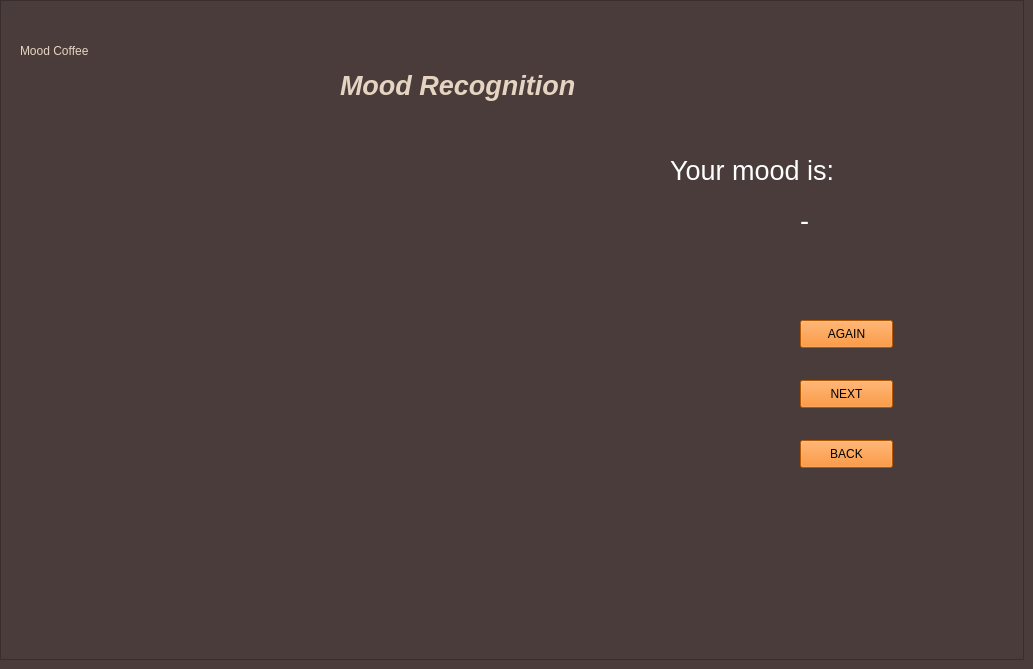
     <widget class="QWidget" name="tab2face_1">
      <property name="styleSheet">
       <string notr="true">background-color: #4A3C3B;
</string>
      </property>
      <attribute name="title">
       <string>Tab 2</string>
      </attribute>
      <widget class="QFrame" name="frame_3">
       <property name="geometry">
        <rect>
         <x>0</x>
         <y>0</y>
         <width>1024</width>
         <height>660</height>
        </rect>
       </property>
       <property name="styleSheet">
        <string notr="true">&lt;?xml version=&quot;1.0&quot; encoding=&quot;UTF-8&quot;?&gt;
&lt;ui version=&quot;4.0&quot;&gt;
 &lt;widget name=&quot;__qt_fake_top_level&quot;&gt;
  &lt;widget class=&quot;QFrame&quot; name=&quot;frame_3&quot;&gt;
   &lt;property name=&quot;geometry&quot;&gt;
    &lt;rect&gt;
     &lt;x&gt;0&lt;/x&gt;
     &lt;y&gt;0&lt;/y&gt;
     &lt;width&gt;1024&lt;/width&gt;
     &lt;height&gt;660&lt;/height&gt;
    &lt;/rect&gt;
   &lt;/property&gt;
   &lt;property name=&quot;frameShape&quot;&gt;
    &lt;enum&gt;QFrame::Shape::StyledPanel&lt;/enum&gt;
   &lt;/property&gt;
   &lt;property name=&quot;frameShadow&quot;&gt;
    &lt;enum&gt;QFrame::Shadow::Raised&lt;/enum&gt;
   &lt;/property&gt;
  &lt;/widget&gt;
 &lt;/widget&gt;
 &lt;resources/&gt;
&lt;/ui&gt;
</string>
       </property>
       <property name="frameShape">
        <enum>QFrame::Shape::StyledPanel</enum>
       </property>
       <property name="frameShadow">
        <enum>QFrame::Shadow::Raised</enum>
       </property>
       <widget class="QPushButton" name="pushButton_2">
        <property name="enabled">
         <bool>true</bool>
        </property>
        <property name="geometry">
         <rect>
          <x>800</x>
          <y>380</y>
          <width>93</width>
          <height>28</height>
         </rect>
        </property>
        <property name="palette">
         <palette>
          <active>
           <colorrole role="Button">
            <brush brushstyle="SolidPattern">
             <color alpha="255">
              <red>255</red>
              <green>120</green>
              <blue>0</blue>
             </color>
            </brush>
           </colorrole>
           <colorrole role="Base">
            <brush brushstyle="SolidPattern">
             <color alpha="255">
              <red>255</red>
              <green>120</green>
              <blue>0</blue>
             </color>
            </brush>
           </colorrole>
           <colorrole role="Window">
            <brush brushstyle="SolidPattern">
             <color alpha="255">
              <red>255</red>
              <green>120</green>
              <blue>0</blue>
             </color>
            </brush>
           </colorrole>
          </active>
          <inactive>
           <colorrole role="Button">
            <brush brushstyle="SolidPattern">
             <color alpha="255">
              <red>255</red>
              <green>120</green>
              <blue>0</blue>
             </color>
            </brush>
           </colorrole>
           <colorrole role="Base">
            <brush brushstyle="SolidPattern">
             <color alpha="255">
              <red>255</red>
              <green>120</green>
              <blue>0</blue>
             </color>
            </brush>
           </colorrole>
           <colorrole role="Window">
            <brush brushstyle="SolidPattern">
             <color alpha="255">
              <red>255</red>
              <green>120</green>
              <blue>0</blue>
             </color>
            </brush>
           </colorrole>
          </inactive>
          <disabled>
           <colorrole role="Button">
            <brush brushstyle="SolidPattern">
             <color alpha="255">
              <red>255</red>
              <green>120</green>
              <blue>0</blue>
             </color>
            </brush>
           </colorrole>
           <colorrole role="Base">
            <brush brushstyle="SolidPattern">
             <color alpha="255">
              <red>255</red>
              <green>120</green>
              <blue>0</blue>
             </color>
            </brush>
           </colorrole>
           <colorrole role="Window">
            <brush brushstyle="SolidPattern">
             <color alpha="255">
              <red>255</red>
              <green>120</green>
              <blue>0</blue>
             </color>
            </brush>
           </colorrole>
          </disabled>
         </palette>
        </property>
        <property name="styleSheet">
         <string notr="true">background-color: rgb(255, 120, 0);</string>
        </property>
        <property name="text">
         <string>NEXT</string>
        </property>
       </widget>
       <widget class="QPushButton" name="pushButton_4">
        <property name="geometry">
         <rect>
          <x>800</x>
          <y>440</y>
          <width>93</width>
          <height>28</height>
         </rect>
        </property>
        <property name="palette">
         <palette>
          <active>
           <colorrole role="Button">
            <brush brushstyle="SolidPattern">
             <color alpha="255">
              <red>255</red>
              <green>120</green>
              <blue>0</blue>
             </color>
            </brush>
           </colorrole>
           <colorrole role="Base">
            <brush brushstyle="SolidPattern">
             <color alpha="255">
              <red>255</red>
              <green>120</green>
              <blue>0</blue>
             </color>
            </brush>
           </colorrole>
           <colorrole role="Window">
            <brush brushstyle="SolidPattern">
             <color alpha="255">
              <red>255</red>
              <green>120</green>
              <blue>0</blue>
             </color>
            </brush>
           </colorrole>
          </active>
          <inactive>
           <colorrole role="Button">
            <brush brushstyle="SolidPattern">
             <color alpha="255">
              <red>255</red>
              <green>120</green>
              <blue>0</blue>
             </color>
            </brush>
           </colorrole>
           <colorrole role="Base">
            <brush brushstyle="SolidPattern">
             <color alpha="255">
              <red>255</red>
              <green>120</green>
              <blue>0</blue>
             </color>
            </brush>
           </colorrole>
           <colorrole role="Window">
            <brush brushstyle="SolidPattern">
             <color alpha="255">
              <red>255</red>
              <green>120</green>
              <blue>0</blue>
             </color>
            </brush>
           </colorrole>
          </inactive>
          <disabled>
           <colorrole role="Button">
            <brush brushstyle="SolidPattern">
             <color alpha="255">
              <red>255</red>
              <green>120</green>
              <blue>0</blue>
             </color>
            </brush>
           </colorrole>
           <colorrole role="Base">
            <brush brushstyle="SolidPattern">
             <color alpha="255">
              <red>255</red>
              <green>120</green>
              <blue>0</blue>
             </color>
            </brush>
           </colorrole>
           <colorrole role="Window">
            <brush brushstyle="SolidPattern">
             <color alpha="255">
              <red>255</red>
              <green>120</green>
              <blue>0</blue>
             </color>
            </brush>
           </colorrole>
          </disabled>
         </palette>
        </property>
        <property name="styleSheet">
         <string notr="true">background-color: rgb(255, 120, 0);</string>
        </property>
        <property name="text">
         <string>BACK</string>
        </property>
       </widget>
       <widget class="QLabel" name="label">
        <property name="geometry">
         <rect>
          <x>100</x>
          <y>150</y>
          <width>500</width>
          <height>400</height>
         </rect>
        </property>
        <property name="text">
         <string/>
        </property>
        <property name="pixmap">
         <pixmap resource="Resource.qrc">:/new/prefix1/images/1.jpg</pixmap>
        </property>
        <property name="scaledContents">
         <bool>true</bool>
        </property>
       </widget>
       <widget class="QLabel" name="label_5">
        <property name="geometry">
         <rect>
          <x>20</x>
          <y>40</y>
          <width>111</width>
          <height>21</height>
         </rect>
        </property>
        <property name="styleSheet">
         <string notr="true">color: #E5D4C2;</string>
        </property>
        <property name="text">
         <string>Mood Coffee</string>
        </property>
       </widget>
       <widget class="QLabel" name="label_9">
        <property name="geometry">
         <rect>
          <x>340</x>
          <y>60</y>
          <width>371</width>
          <height>51</height>
         </rect>
        </property>
        <property name="font">
         <font>
          <pointsize>20</pointsize>
          <italic>true</italic>
          <bold>true</bold>
         </font>
        </property>
        <property name="styleSheet">
         <string notr="true">color: #E5D4C2;
border: none;</string>
        </property>
        <property name="text">
         <string>Mood Recognition</string>
        </property>
       </widget>
       <widget class="QLabel" name="label_13">
        <property name="geometry">
         <rect>
          <x>670</x>
          <y>150</y>
          <width>201</width>
          <height>41</height>
         </rect>
        </property>
        <property name="palette">
         <palette>
          <active>
           <colorrole role="WindowText">
            <brush brushstyle="SolidPattern">
             <color alpha="255">
              <red>255</red>
              <green>255</green>
              <blue>255</blue>
             </color>
            </brush>
           </colorrole>
           <colorrole role="Button">
            <brush brushstyle="SolidPattern">
             <color alpha="255">
              <red>74</red>
              <green>60</green>
              <blue>59</blue>
             </color>
            </brush>
           </colorrole>
           <colorrole role="Dark">
            <brush brushstyle="SolidPattern">
             <color alpha="255">
              <red>255</red>
              <green>255</green>
              <blue>255</blue>
             </color>
            </brush>
           </colorrole>
           <colorrole role="Text">
            <brush brushstyle="SolidPattern">
             <color alpha="255">
              <red>255</red>
              <green>255</green>
              <blue>255</blue>
             </color>
            </brush>
           </colorrole>
           <colorrole role="ButtonText">
            <brush brushstyle="SolidPattern">
             <color alpha="255">
              <red>255</red>
              <green>255</green>
              <blue>255</blue>
             </color>
            </brush>
           </colorrole>
           <colorrole role="Base">
            <brush brushstyle="SolidPattern">
             <color alpha="255">
              <red>74</red>
              <green>60</green>
              <blue>59</blue>
             </color>
            </brush>
           </colorrole>
           <colorrole role="Window">
            <brush brushstyle="SolidPattern">
             <color alpha="255">
              <red>74</red>
              <green>60</green>
              <blue>59</blue>
             </color>
            </brush>
           </colorrole>
           <colorrole role="AlternateBase">
            <brush brushstyle="SolidPattern">
             <color alpha="255">
              <red>255</red>
              <green>255</green>
              <blue>255</blue>
             </color>
            </brush>
           </colorrole>
           <colorrole role="ToolTipText">
            <brush brushstyle="SolidPattern">
             <color alpha="255">
              <red>255</red>
              <green>255</green>
              <blue>255</blue>
             </color>
            </brush>
           </colorrole>
           <colorrole role="PlaceholderText">
            <brush brushstyle="SolidPattern">
             <color alpha="255">
              <red>255</red>
              <green>255</green>
              <blue>255</blue>
             </color>
            </brush>
           </colorrole>
          </active>
          <inactive>
           <colorrole role="WindowText">
            <brush brushstyle="SolidPattern">
             <color alpha="255">
              <red>255</red>
              <green>255</green>
              <blue>255</blue>
             </color>
            </brush>
           </colorrole>
           <colorrole role="Button">
            <brush brushstyle="SolidPattern">
             <color alpha="255">
              <red>74</red>
              <green>60</green>
              <blue>59</blue>
             </color>
            </brush>
           </colorrole>
           <colorrole role="Dark">
            <brush brushstyle="SolidPattern">
             <color alpha="255">
              <red>255</red>
              <green>255</green>
              <blue>255</blue>
             </color>
            </brush>
           </colorrole>
           <colorrole role="Text">
            <brush brushstyle="SolidPattern">
             <color alpha="255">
              <red>255</red>
              <green>255</green>
              <blue>255</blue>
             </color>
            </brush>
           </colorrole>
           <colorrole role="ButtonText">
            <brush brushstyle="SolidPattern">
             <color alpha="255">
              <red>255</red>
              <green>255</green>
              <blue>255</blue>
             </color>
            </brush>
           </colorrole>
           <colorrole role="Base">
            <brush brushstyle="SolidPattern">
             <color alpha="255">
              <red>74</red>
              <green>60</green>
              <blue>59</blue>
             </color>
            </brush>
           </colorrole>
           <colorrole role="Window">
            <brush brushstyle="SolidPattern">
             <color alpha="255">
              <red>74</red>
              <green>60</green>
              <blue>59</blue>
             </color>
            </brush>
           </colorrole>
           <colorrole role="AlternateBase">
            <brush brushstyle="SolidPattern">
             <color alpha="255">
              <red>255</red>
              <green>255</green>
              <blue>255</blue>
             </color>
            </brush>
           </colorrole>
           <colorrole role="ToolTipText">
            <brush brushstyle="SolidPattern">
             <color alpha="255">
              <red>255</red>
              <green>255</green>
              <blue>255</blue>
             </color>
            </brush>
           </colorrole>
           <colorrole role="PlaceholderText">
            <brush brushstyle="SolidPattern">
             <color alpha="255">
              <red>255</red>
              <green>255</green>
              <blue>255</blue>
             </color>
            </brush>
           </colorrole>
          </inactive>
          <disabled>
           <colorrole role="WindowText">
            <brush brushstyle="SolidPattern">
             <color alpha="255">
              <red>255</red>
              <green>255</green>
              <blue>255</blue>
             </color>
            </brush>
           </colorrole>
           <colorrole role="Button">
            <brush brushstyle="SolidPattern">
             <color alpha="255">
              <red>74</red>
              <green>60</green>
              <blue>59</blue>
             </color>
            </brush>
           </colorrole>
           <colorrole role="Dark">
            <brush brushstyle="SolidPattern">
             <color alpha="255">
              <red>255</red>
              <green>255</green>
              <blue>255</blue>
             </color>
            </brush>
           </colorrole>
           <colorrole role="Text">
            <brush brushstyle="SolidPattern">
             <color alpha="255">
              <red>255</red>
              <green>255</green>
              <blue>255</blue>
             </color>
            </brush>
           </colorrole>
           <colorrole role="ButtonText">
            <brush brushstyle="SolidPattern">
             <color alpha="255">
              <red>255</red>
              <green>255</green>
              <blue>255</blue>
             </color>
            </brush>
           </colorrole>
           <colorrole role="Base">
            <brush brushstyle="SolidPattern">
             <color alpha="255">
              <red>74</red>
              <green>60</green>
              <blue>59</blue>
             </color>
            </brush>
           </colorrole>
           <colorrole role="Window">
            <brush brushstyle="SolidPattern">
             <color alpha="255">
              <red>74</red>
              <green>60</green>
              <blue>59</blue>
             </color>
            </brush>
           </colorrole>
           <colorrole role="AlternateBase">
            <brush brushstyle="SolidPattern">
             <color alpha="255">
              <red>255</red>
              <green>255</green>
              <blue>255</blue>
             </color>
            </brush>
           </colorrole>
           <colorrole role="ToolTipText">
            <brush brushstyle="SolidPattern">
             <color alpha="255">
              <red>255</red>
              <green>255</green>
              <blue>255</blue>
             </color>
            </brush>
           </colorrole>
           <colorrole role="PlaceholderText">
            <brush brushstyle="SolidPattern">
             <color alpha="255">
              <red>255</red>
              <green>255</green>
              <blue>255</blue>
             </color>
            </brush>
           </colorrole>
          </disabled>
         </palette>
        </property>
        <property name="font">
         <font>
          <pointsize>20</pointsize>
         </font>
        </property>
        <property name="text">
         <string>Your mood is:</string>
        </property>
       </widget>
       <widget class="QLabel" name="label_41">
        <property name="geometry">
         <rect>
          <x>800</x>
          <y>200</y>
          <width>201</width>
          <height>41</height>
         </rect>
        </property>
        <property name="palette">
         <palette>
          <active>
           <colorrole role="WindowText">
            <brush brushstyle="SolidPattern">
             <color alpha="255">
              <red>255</red>
              <green>255</green>
              <blue>255</blue>
             </color>
            </brush>
           </colorrole>
           <colorrole role="Button">
            <brush brushstyle="SolidPattern">
             <color alpha="255">
              <red>74</red>
              <green>60</green>
              <blue>59</blue>
             </color>
            </brush>
           </colorrole>
           <colorrole role="Dark">
            <brush brushstyle="SolidPattern">
             <color alpha="255">
              <red>255</red>
              <green>255</green>
              <blue>255</blue>
             </color>
            </brush>
           </colorrole>
           <colorrole role="Text">
            <brush brushstyle="SolidPattern">
             <color alpha="255">
              <red>255</red>
              <green>255</green>
              <blue>255</blue>
             </color>
            </brush>
           </colorrole>
           <colorrole role="ButtonText">
            <brush brushstyle="SolidPattern">
             <color alpha="255">
              <red>255</red>
              <green>255</green>
              <blue>255</blue>
             </color>
            </brush>
           </colorrole>
           <colorrole role="Base">
            <brush brushstyle="SolidPattern">
             <color alpha="255">
              <red>74</red>
              <green>60</green>
              <blue>59</blue>
             </color>
            </brush>
           </colorrole>
           <colorrole role="Window">
            <brush brushstyle="SolidPattern">
             <color alpha="255">
              <red>74</red>
              <green>60</green>
              <blue>59</blue>
             </color>
            </brush>
           </colorrole>
           <colorrole role="AlternateBase">
            <brush brushstyle="SolidPattern">
             <color alpha="255">
              <red>255</red>
              <green>255</green>
              <blue>255</blue>
             </color>
            </brush>
           </colorrole>
           <colorrole role="ToolTipText">
            <brush brushstyle="SolidPattern">
             <color alpha="255">
              <red>255</red>
              <green>255</green>
              <blue>255</blue>
             </color>
            </brush>
           </colorrole>
           <colorrole role="PlaceholderText">
            <brush brushstyle="SolidPattern">
             <color alpha="255">
              <red>255</red>
              <green>255</green>
              <blue>255</blue>
             </color>
            </brush>
           </colorrole>
          </active>
          <inactive>
           <colorrole role="WindowText">
            <brush brushstyle="SolidPattern">
             <color alpha="255">
              <red>255</red>
              <green>255</green>
              <blue>255</blue>
             </color>
            </brush>
           </colorrole>
           <colorrole role="Button">
            <brush brushstyle="SolidPattern">
             <color alpha="255">
              <red>74</red>
              <green>60</green>
              <blue>59</blue>
             </color>
            </brush>
           </colorrole>
           <colorrole role="Dark">
            <brush brushstyle="SolidPattern">
             <color alpha="255">
              <red>255</red>
              <green>255</green>
              <blue>255</blue>
             </color>
            </brush>
           </colorrole>
           <colorrole role="Text">
            <brush brushstyle="SolidPattern">
             <color alpha="255">
              <red>255</red>
              <green>255</green>
              <blue>255</blue>
             </color>
            </brush>
           </colorrole>
           <colorrole role="ButtonText">
            <brush brushstyle="SolidPattern">
             <color alpha="255">
              <red>255</red>
              <green>255</green>
              <blue>255</blue>
             </color>
            </brush>
           </colorrole>
           <colorrole role="Base">
            <brush brushstyle="SolidPattern">
             <color alpha="255">
              <red>74</red>
              <green>60</green>
              <blue>59</blue>
             </color>
            </brush>
           </colorrole>
           <colorrole role="Window">
            <brush brushstyle="SolidPattern">
             <color alpha="255">
              <red>74</red>
              <green>60</green>
              <blue>59</blue>
             </color>
            </brush>
           </colorrole>
           <colorrole role="AlternateBase">
            <brush brushstyle="SolidPattern">
             <color alpha="255">
              <red>255</red>
              <green>255</green>
              <blue>255</blue>
             </color>
            </brush>
           </colorrole>
           <colorrole role="ToolTipText">
            <brush brushstyle="SolidPattern">
             <color alpha="255">
              <red>255</red>
              <green>255</green>
              <blue>255</blue>
             </color>
            </brush>
           </colorrole>
           <colorrole role="PlaceholderText">
            <brush brushstyle="SolidPattern">
             <color alpha="255">
              <red>255</red>
              <green>255</green>
              <blue>255</blue>
             </color>
            </brush>
           </colorrole>
          </inactive>
          <disabled>
           <colorrole role="WindowText">
            <brush brushstyle="SolidPattern">
             <color alpha="255">
              <red>255</red>
              <green>255</green>
              <blue>255</blue>
             </color>
            </brush>
           </colorrole>
           <colorrole role="Button">
            <brush brushstyle="SolidPattern">
             <color alpha="255">
              <red>74</red>
              <green>60</green>
              <blue>59</blue>
             </color>
            </brush>
           </colorrole>
           <colorrole role="Dark">
            <brush brushstyle="SolidPattern">
             <color alpha="255">
              <red>255</red>
              <green>255</green>
              <blue>255</blue>
             </color>
            </brush>
           </colorrole>
           <colorrole role="Text">
            <brush brushstyle="SolidPattern">
             <color alpha="255">
              <red>255</red>
              <green>255</green>
              <blue>255</blue>
             </color>
            </brush>
           </colorrole>
           <colorrole role="ButtonText">
            <brush brushstyle="SolidPattern">
             <color alpha="255">
              <red>255</red>
              <green>255</green>
              <blue>255</blue>
             </color>
            </brush>
           </colorrole>
           <colorrole role="Base">
            <brush brushstyle="SolidPattern">
             <color alpha="255">
              <red>74</red>
              <green>60</green>
              <blue>59</blue>
             </color>
            </brush>
           </colorrole>
           <colorrole role="Window">
            <brush brushstyle="SolidPattern">
             <color alpha="255">
              <red>74</red>
              <green>60</green>
              <blue>59</blue>
             </color>
            </brush>
           </colorrole>
           <colorrole role="AlternateBase">
            <brush brushstyle="SolidPattern">
             <color alpha="255">
              <red>255</red>
              <green>255</green>
              <blue>255</blue>
             </color>
            </brush>
           </colorrole>
           <colorrole role="ToolTipText">
            <brush brushstyle="SolidPattern">
             <color alpha="255">
              <red>255</red>
              <green>255</green>
              <blue>255</blue>
             </color>
            </brush>
           </colorrole>
           <colorrole role="PlaceholderText">
            <brush brushstyle="SolidPattern">
             <color alpha="255">
              <red>255</red>
              <green>255</green>
              <blue>255</blue>
             </color>
            </brush>
           </colorrole>
          </disabled>
         </palette>
        </property>
        <property name="font">
         <font>
          <pointsize>20</pointsize>
         </font>
        </property>
        <property name="text">
         <string>-</string>
        </property>
       </widget>
       <widget class="QPushButton" name="pushButton_16">
        <property name="enabled">
         <bool>true</bool>
        </property>
        <property name="geometry">
         <rect>
          <x>800</x>
          <y>320</y>
          <width>93</width>
          <height>28</height>
         </rect>
        </property>
        <property name="palette">
         <palette>
          <active>
           <colorrole role="Button">
            <brush brushstyle="SolidPattern">
             <color alpha="255">
              <red>255</red>
              <green>120</green>
              <blue>0</blue>
             </color>
            </brush>
           </colorrole>
           <colorrole role="Base">
            <brush brushstyle="SolidPattern">
             <color alpha="255">
              <red>255</red>
              <green>120</green>
              <blue>0</blue>
             </color>
            </brush>
           </colorrole>
           <colorrole role="Window">
            <brush brushstyle="SolidPattern">
             <color alpha="255">
              <red>255</red>
              <green>120</green>
              <blue>0</blue>
             </color>
            </brush>
           </colorrole>
          </active>
          <inactive>
           <colorrole role="Button">
            <brush brushstyle="SolidPattern">
             <color alpha="255">
              <red>255</red>
              <green>120</green>
              <blue>0</blue>
             </color>
            </brush>
           </colorrole>
           <colorrole role="Base">
            <brush brushstyle="SolidPattern">
             <color alpha="255">
              <red>255</red>
              <green>120</green>
              <blue>0</blue>
             </color>
            </brush>
           </colorrole>
           <colorrole role="Window">
            <brush brushstyle="SolidPattern">
             <color alpha="255">
              <red>255</red>
              <green>120</green>
              <blue>0</blue>
             </color>
            </brush>
           </colorrole>
          </inactive>
          <disabled>
           <colorrole role="Button">
            <brush brushstyle="SolidPattern">
             <color alpha="255">
              <red>255</red>
              <green>120</green>
              <blue>0</blue>
             </color>
            </brush>
           </colorrole>
           <colorrole role="Base">
            <brush brushstyle="SolidPattern">
             <color alpha="255">
              <red>255</red>
              <green>120</green>
              <blue>0</blue>
             </color>
            </brush>
           </colorrole>
           <colorrole role="Window">
            <brush brushstyle="SolidPattern">
             <color alpha="255">
              <red>255</red>
              <green>120</green>
              <blue>0</blue>
             </color>
            </brush>
           </colorrole>
          </disabled>
         </palette>
        </property>
        <property name="styleSheet">
         <string notr="true">background-color: rgb(255, 120, 0);</string>
        </property>
        <property name="text">
         <string>AGAIN</string>
        </property>
       </widget>
      </widget>
     </widget>
